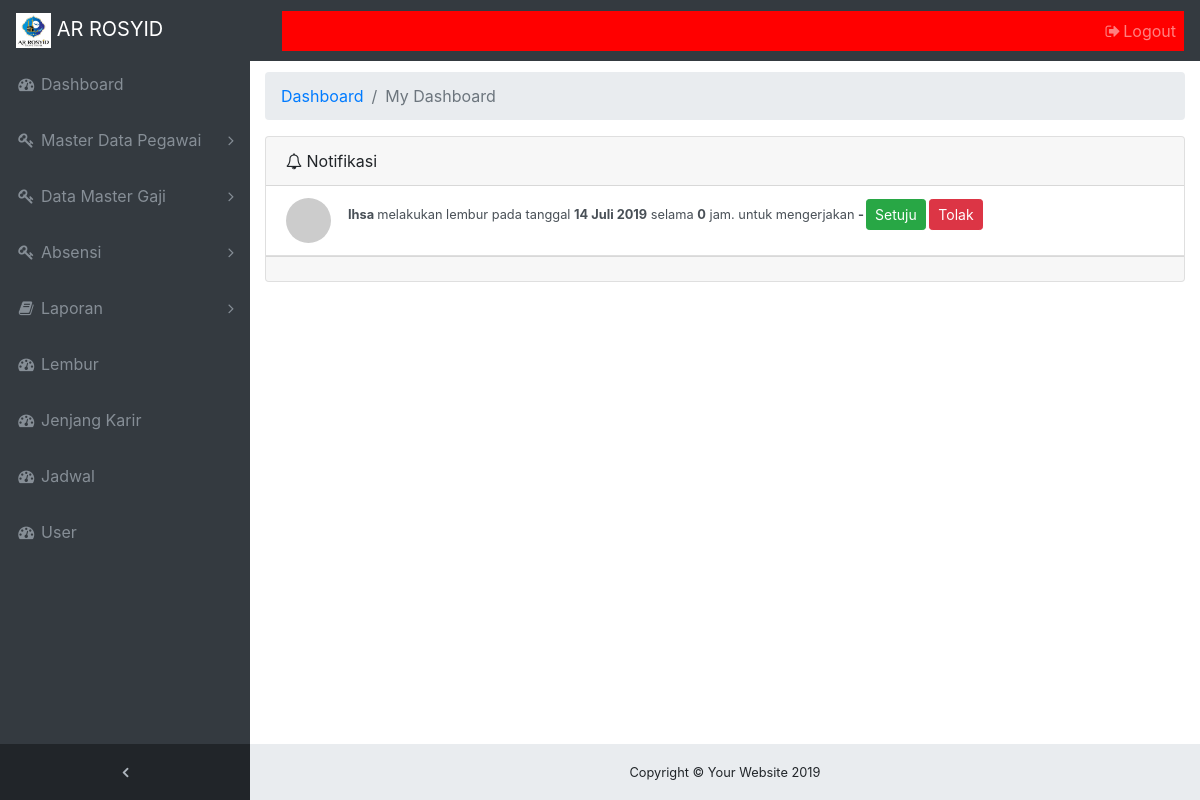
Screenshot of /index.php (signed in) with the database file from the repository.
### tables this page shows
CREATE TABLE `lembur_pegawai` (
  `id_lembur` varchar(20) NOT NULL,
  `tgl_lembur` date NOT NULL,
  `bulan` varchar(10) NOT NULL,
  `id_pegawai` varchar(20) NOT NULL,
  `jam_mulai` time NOT NULL,
  `jam_selesai` time NOT NULL,
  `acc` char(1) NOT NULL DEFAULT '0' COMMENT '1 = setuju , 0 = belum setuju',
  `keterangan` text NOT NULL
);

CREATE TABLE `karyawan` (
  `id_karyawan` varchar(20) NOT NULL,
  `nip` varchar(200) DEFAULT NULL,
  `nama_karyawan` varchar(200) DEFAULT NULL,
  `jk_karyawan` varchar(200) DEFAULT NULL,
  `tmpt_lahir` varchar(200) DEFAULT NULL,
  `tgl_lahir` date DEFAULT NULL,
  `agama` varchar(200) DEFAULT NULL,
  `tgl_masuk` date DEFAULT NULL,
  `alamat` varchar(200) DEFAULT NULL,
  `no_telpn` varchar(200) DEFAULT NULL,
  `pend_terakhir` varchar(200) DEFAULT NULL,
  `id_jabatan` varchar(20) DEFAULT NULL,
  `id_bagian` varchar(20) DEFAULT NULL,
  `id_status` varchar(20) NOT NULL,
  `no_npwp` varchar(20) NOT NULL,
  `anggota_koperasi` char(1) NOT NULL COMMENT '1 = anggota, 0 = bukan',
  `status_pernikahan` char(1) NOT NULL,
  `jml_anak` char(1) NOT NULL,
  `foto_pegawai` varchar(50) NOT NULL,
  `id_rfid` varchar(50) NOT NULL,
  `status` varchar(1) NOT NULL DEFAULT '1'
);

### functions/lemburpegawai.php (called while the page is built, shortened)
<?php
function cek_acc_lembur(){
	global $link;
	$query = "SELECT lembur_pegawai.id_lembur, lembur_pegawai.acc, karyawan.nama_karyawan , SUM(jam_selesai - jam_mulai) AS tot_jam, lembur_pegawai.tgl_lembur, lembur_pegawai.jam_mulai, lembur_pegawai.jam_selesai, lembur_pegawai.keterangan FROM `lembur_pegawai` INNER JOIN `karyawan` ON lembur_pegawai.id_pegawai = karyawan.id_karyawan GROUP BY lembur_pegawai.id_lembur";
  $sql = mysqli_query($link,$query);
  if(mysqli_num_rows($sql) > 0){
		while ($data = mysqli_fetch_array($sql)) {
			$acc_lembur[] = $data;
		}
		return $acc_lembur;
	}else{
		$acc_lembur[]= 0;
		return $acc_lembur;
	}
}
?>

### functions/masterpegawai.php (called while the page is built, shortened)
<?php
function tgl_indo($tanggal){
	$bulan = array (
		1 =>   'Januari',
		'Februari',
		'Maret',
		'April',
		'Mei',
		'Juni',
		'Juli',
		'Agustus',
		'September',
		'Oktober',
		'November',
		'Desember'
	);
	$pecahkan = explode('-', $tanggal);
	return $pecahkan[2] . ' ' . $bulan[ (int)$pecahkan[1] ] . ' ' . $pecahkan[0];
}
?>

### index.php (the view, shortened to what this page needs)
<!DOCTYPE html>
<html lang="en">
<?php include($_SERVER['DOCUMENT_ROOT']."/kepegawaian/view/head.php"); ?>
<body class="fixed-nav sticky-footer bg-dark" id="page-top" >
    <?php include($_SERVER['DOCUMENT_ROOT']."/kepegawaian/view/navigation.php"); ?>
  <div class="content-wrapper">
    <div class="container-fluid">
      <ol class="breadcrumb">
        <li class="breadcrumb-item">
          <a href="#">Dashboard</a>
        </li>
        <li class="breadcrumb-item active">My Dashboard</li>
      </ol>
<?php if($_SESSION['level']=='HRD'){ ?>
     <div class="card mb-3">
            <div class="card-header">
              <i class="fa fa-bell-o"></i> Notifikasi </div>
                  <div class="list-group list-group-flush small">
                  <a class="list-group-item list-group-item-action" href="#">
  <?php  foreach (cek_acc_lembur() as $key) {
    if($key['acc']== '0'){
     ?>
                  <div class="media">
                  <img class="d-flex mr-3 rounded-circle" src="http://placehold.it/45x45" alt="incon">
                  <div class="media-body">
                    <table>
                      <tr>
                        <td>
                         <strong><?php echo $key['nama_karyawan']; ?></strong> melakukan lembur pada tanggal
                         <strong><?php  echo tgl_indo($key['tgl_lembur'])?></strong> selama
                        <strong><?php echo $key['tot_jam']/10000; ?></strong> jam. untuk mengerjakan
                        <strong><?php echo $key['keterangan']?></strong> </td>
                        <td>
                          <a href="get_acc_lembur.php?id=<?php echo $key['id_lembur'] ?>"><button name="acc_utang" class="btn btn-success btn-sm">Setuju</button></a>
                          <a href="get_tolak_lembur.php?id=<?php echo $key['id_lembur'] ?>"><button name="tdk_utang" class="btn btn-danger btn-sm">Tolak </button>
                        </td>
                      </tr>
                    </table>
                    </div>
                  </div>
                <?php }?>
 <?php }?>
                  </a>
                  </div>
            <div class="card-footer small text-muted"></div>
          </div>
<?php } ?>
    </div>
   <?php include($_SERVER['DOCUMENT_ROOT']."/kepegawaian/view/footer.php"); ?>
  </div>
</body>
</html>

### css/sb-admin.css (style rules this page uses)
html { position: relative; min-height: 100%; }
body { overflow-x: hidden; }
body.sticky-footer { margin-bottom: 56px; }
body.sticky-footer .content-wrapper { min-height: calc(100vh - 56px - 56px); }
body.fixed-nav { padding-top: 56px; }
.content-wrapper { min-height: calc(100vh - 56px); padding-top: 1rem; }
.content-wrapper { overflow-x: hidden; background: white; }
@media (min-width: 992px) { .content-wrapper { margin-left: 250px; } }

### rows the page displays
lembur_pegawai: id_pegawai.nama_karyawan "Ihsa", tgl_lembur "14 Juli 2019", tot_jam "0", keterangan "-"
